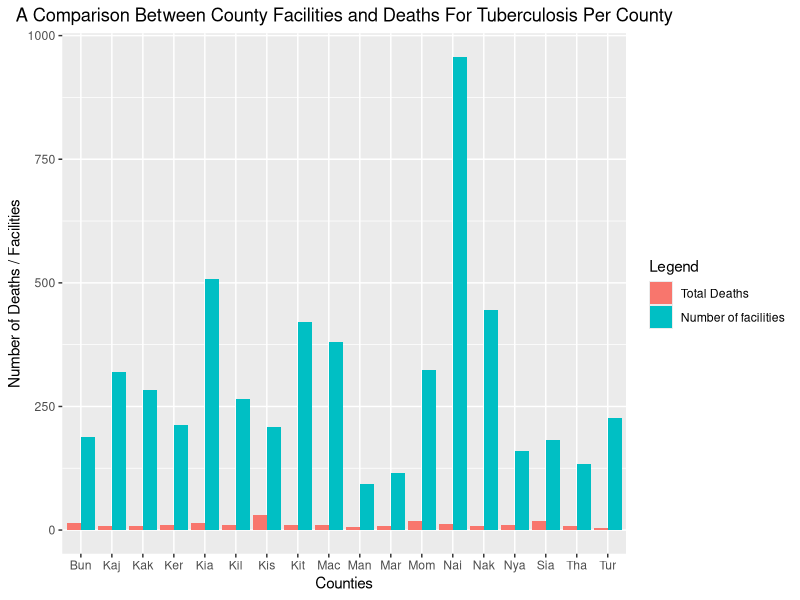

The R script that drew this image:
# Importing packages
library("ggplot2")
library("raster")
library("sp")
library("broom")
library("dplyr")
library("forecast")
library("tseries")
library("reshape2")
library("zoo")
library("tidyr")

# Read Data
DeathsDf = read.csv(file = "KHIS TB 2021.csv",
                    header = TRUE)
DeathsDf2 = DeathsDf[DeathsDf$Data == "TB deaths", c(3, 21)]
# Rename column name
names(DeathsDf2)[names(DeathsDf2)=="Orgunit.name"] <- "County" 
names(DeathsDf2)[names(DeathsDf2)=="Total.weight"] <- "Total Deaths" 
# Removes the word County from the county names
for (i in 1:nrow(DeathsDf2)) {
  county = strsplit(DeathsDf2$County[i], " ")[[1]][1];
  DeathsDf2$County[i] = county;
}
DeathsDf2$County[17] = "Tharaka Nithi"

FacilitiesDf = read.csv(file = "County Health Facilities.csv",
                        header = TRUE)
FacilitiesDf = FacilitiesDf[, c(1, 6)]
# Rename column name
names(FacilitiesDf)[names(FacilitiesDf)=="X2015"] <- "Number of facilities" 

# Combine Deaths and Facilities
FacilitiesDeathDf = left_join(DeathsDf2, FacilitiesDf, by = "County")
FacilitiesDeathDf = melt(FacilitiesDeathDf,
                       id.vars = c("County"))
#Shortens County Names
for (j in 1:nrow(FacilitiesDeathDf)) {
  county = substr(FacilitiesDeathDf$County[j], 1, 3)
  FacilitiesDeathDf$County[j] = county;
}

# Plot
ggplot(data = FacilitiesDeathDf,
       aes(x = County, y = value, fill = variable)) +
  geom_bar(stat = "identity", position = "dodge") + 
  theme(plot.title = element_text(hjust = 0.5)) + 
  labs(title = "A Comparison Between County Facilities and Deaths For Tuberculosis Per County",
       fill = "Legend",
       x = "Counties",
       y = "Number of Deaths / Facilities")
